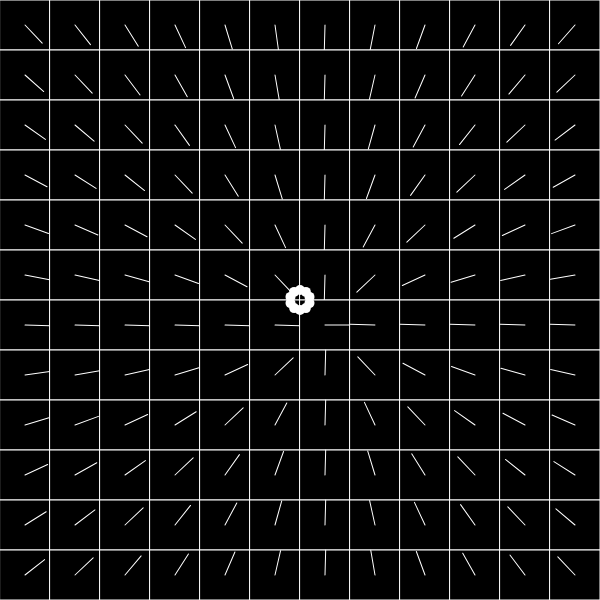
Frame 1 (no input)
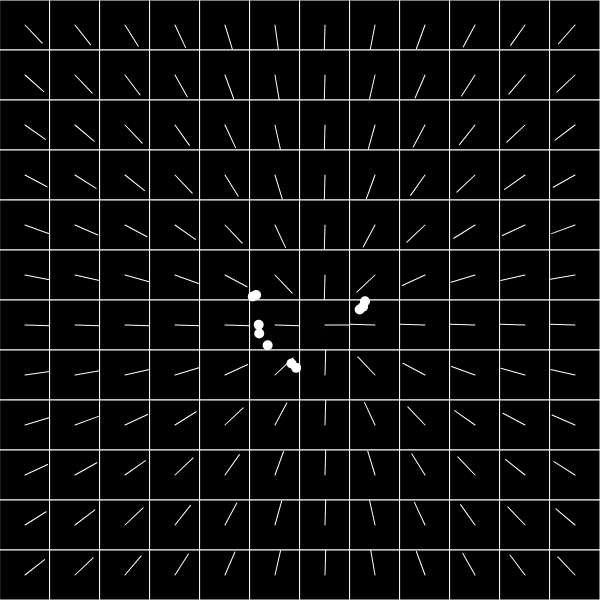
Frame 60 (no input)
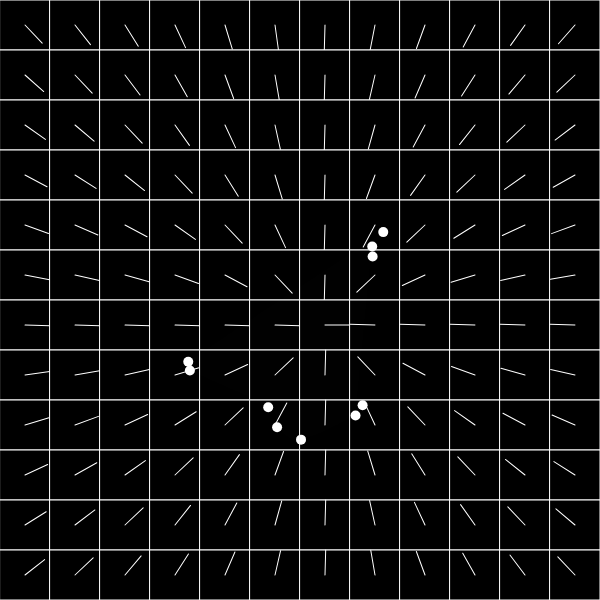
Frame 120 (the mouse pressed at the canvas centre since frame 60)

The p5.js sketch that drew these frames (run headless with seeded random() and noise() and a simulated clock; from frame 60 on, the mouse is pressed at the canvas centre):

// p5.js sketch
// ── sketch.js
let RESOLUTION = 50;
let angles = [];
let rows, cols;
let dots = [];
let noiseDots = []


function setup(){
  createCanvas(600,600)
  background(0);
  // blendMode(ADD);
  angleMode(DEGREES);

  rows = ceil(width / RESOLUTION);
  cols = ceil(height / RESOLUTION);

for(let i=0;i<10;i++){
  dots.push(new Dots(sin(36*i)*10 + width/2,cos(36*i)*10 + height/2))
}

for(let i=0;i<dots.length;i++){
  let d = dots[i];
  for(let j=0;j<5;j++){
    noiseDots.push(new Noisedots(d))
  }
}


}

function draw(){
  // background(0);

  for (let c = 0; c < cols; c++) {
  for (let r = 0; r < rows; r++) {

    let index = r + c * rows; // *** x + y * width

    let x = r * RESOLUTION;
    let y = c * RESOLUTION;

    let freqX = x * 0.001 + frameCount * 0.001;
    let freqY = y * 0.001 + frameCount * 0.001;
    let noiseValue = noise(freqX, freqY); // range 0 to 1
    let angleFlowField = map(noiseValue, 0, 1, 0, TWO_PI);

    let sinValue = sin(frameCount * 0.01) * PI/6;
    let vector = createVector(width/2 - x, height/2 - y);
    let angleMouse = vector.rotate(PI/2 + sinValue).heading();

    let angle = angleFlowField * 0.0 + angleMouse * 1.0;

    angles[index] = angle;

    stroke(255);
    fill(0);
    rect(x, y, RESOLUTION, RESOLUTION);
    push();
    translate(x + RESOLUTION/2, y + RESOLUTION/2);
    rotate(angle);
    stroke(255);
    line(0, 0, RESOLUTION/2, 0);
    pop();
  }
}

for(let i=0;i<dots.length;i++){
  let d = dots[i];

  let r = floor(d.pos.x / RESOLUTION);
let c = floor(d.pos.y / RESOLUTION);
let index = r + c * rows;


  let forceX = map(noise((frameCount+100)*0.1),0,1,-0.5,0.5)
  let forceY = map(noise(frameCount*0.1),0,1,-0.5,0.5)
  f = createVector(forceX,forceY)
  angleForce = p5.Vector.fromAngle(angles[index])
  angleForce.mult(0.05)
  // d.applyForce(f)
  d.applyForce(angleForce)

  // d.flow(angles[index]);
  d.update();
  d.checkEdges();
  d.display();

}

// for(let i=0;i<noiseDots.length;i++){
//   noiseDots[i].display();
// }
fill(255,1);
// noFill();
noStroke();
beginShape();

for(let i=0;i<dots.length;i++){
  curveVertex(dots[i].pos.x,dots[i].pos.y)
}
endShape();
}

class Dots{
  constructor(x,y){
    this.pos = createVector(x,y);
    this.vel = createVector(0,0);
    this.acc = createVector(0,0);
    this.maxDesired = random(1,3);
this.maxSteer = random(0.1,0.15);

  }
  applyForce (f) {
    let force = f.copy();
    this.acc.add(force);
  }
  flow(angle) {
  let desired = p5.Vector.fromAngle(angle);
  desired.setMag(this.maxDesired);
  let steer = p5.Vector.sub(desired, this.vel);
  steer.limit(this.maxSteer);
  this.applyForce(steer);
}
// checkEdges() {
//   if (this.pos.x < 0) {
//     this.pos.x = width;
//   } else if (this.pos.x > width) {
//     this.pos.x = 0;
//   }
//   if (this.pos.y < 0) {
//     this.pos.y = height;
//   } else if (this.pos.y > height) {
//     this.pos.y = 0;
//   }
// }
checkEdges() {
  // wall
  if (this.pos.x < 0) {
    this.pos.x = 0;
    this.vel.x *= -1;
  }
  else if (this.pos.x > width) {
    this.pos.x = width;
    this.vel.x *= -1;
  }
  // floor
  if (this.pos.y > height) {
    this.pos.y = height;
    this.vel.y *= -1;
  }
  if (this.pos.y < 0) {
    this.pos.y = 0;
    this.vel.y *= -1;
  }

}
  update(){
    this.pos.add(this.vel);
    this.vel.add(this.acc);
    this.vel.mult(0.98);
    this.vel.limit(10);
    this.acc.mult(0);
  }
  display(){
    push();
    translate(this.pos.x,this.pos.y);
    fill(255);
    noStroke();
    ellipse(0, 0, 10, 10)
    pop();
  }
}

class Noisedots{
  constructor(dot){
    this.pos = createVector(dot.pos.x + random(-5,5),dot.pos.y + random(-5,5));
    // console.log(dot);

  }
  display(){

     push();
      translate(this.pos.x,this.pos.y);
      fill(255);
      noStroke();
      ellipse(0, 0, 5, 5)
      pop();

}

}
